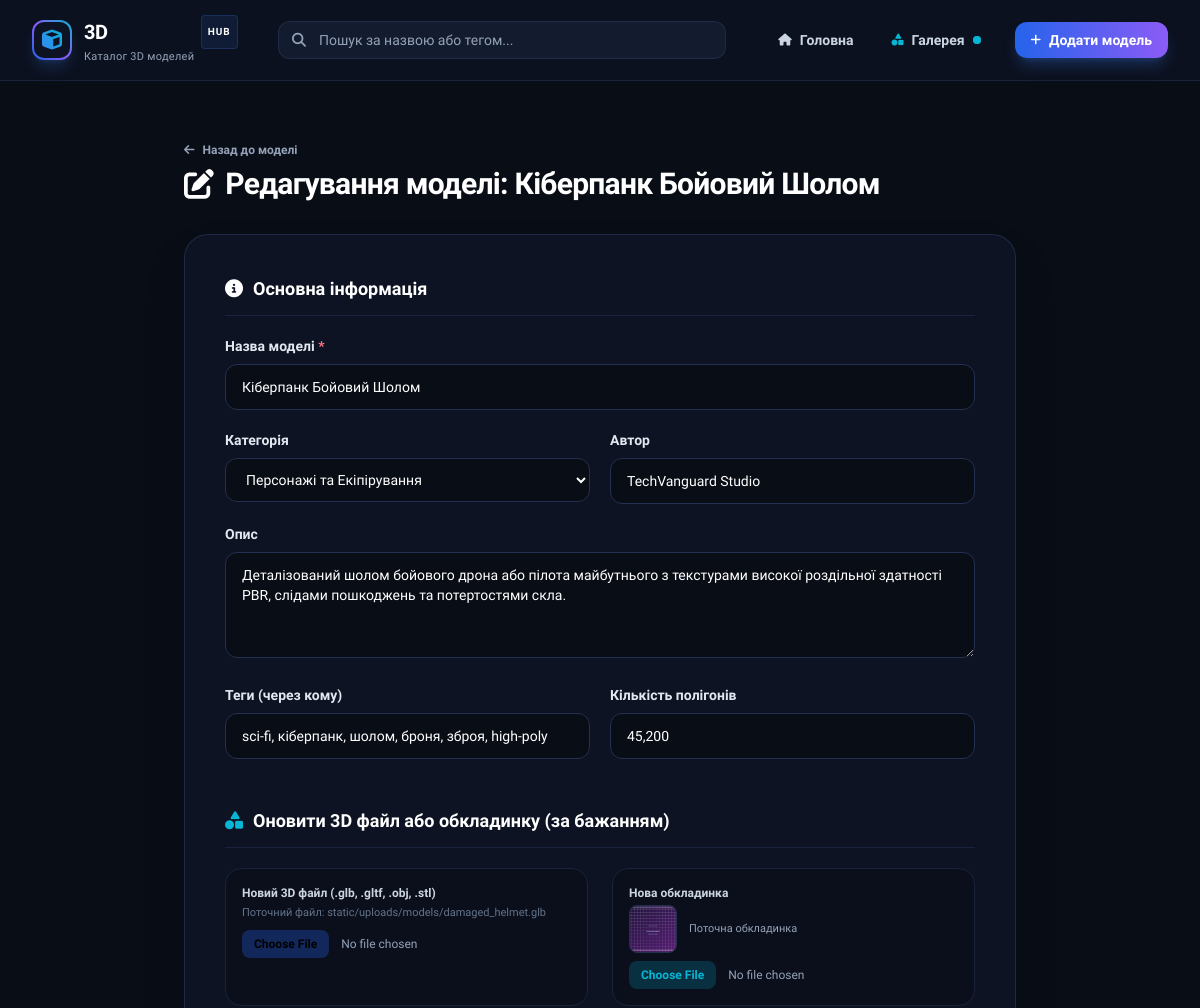
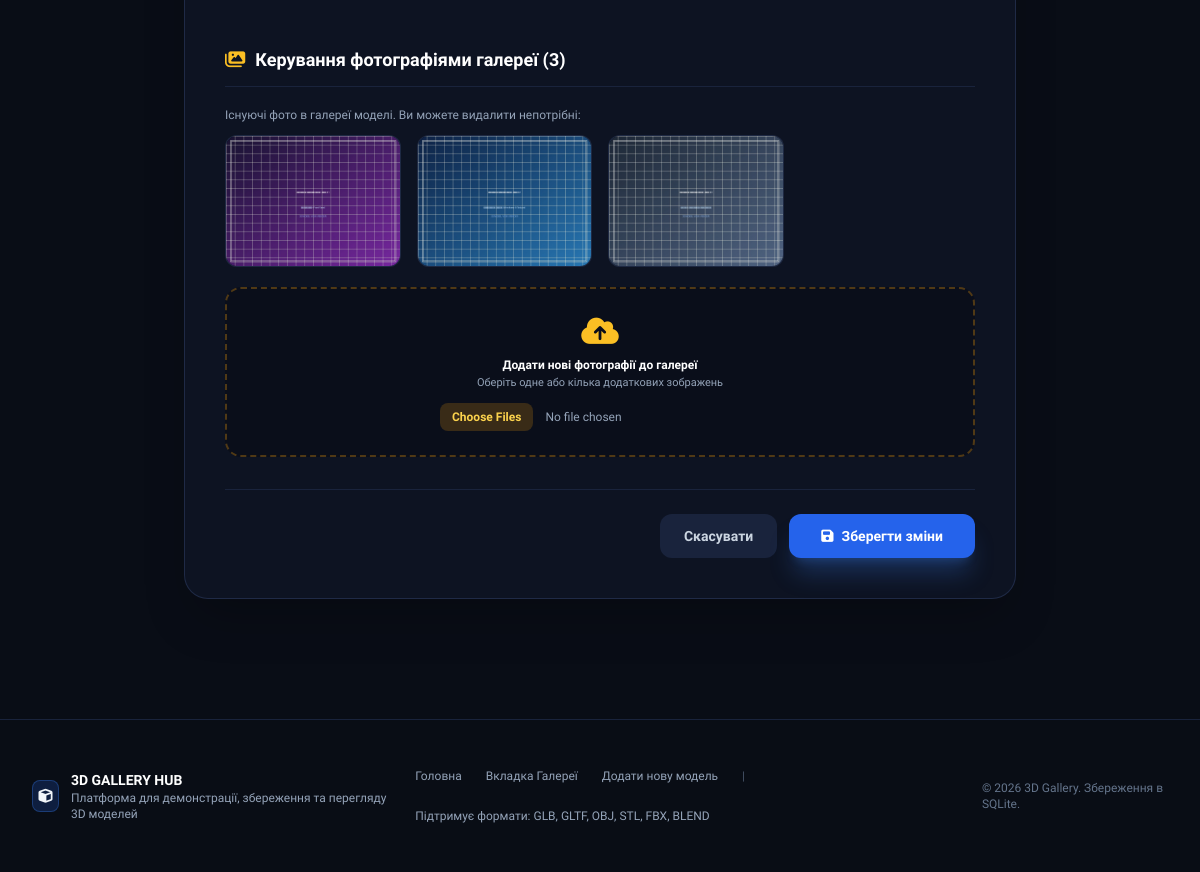
The page /model/1/edit on the database its author committed (2 pictures, top to bottom).
### tables this page shows
CREATE TABLE models (
            id INTEGER PRIMARY KEY AUTOINCREMENT,
            title TEXT NOT NULL,
            description TEXT,
            category TEXT DEFAULT 'Загальне',
            tags TEXT,
            thumbnail TEXT,
            model_file TEXT,
            file_format TEXT,
            file_size INTEGER DEFAULT 0,
            poly_count TEXT,
            author TEXT DEFAULT 'Автор',
            views INTEGER DEFAULT 0,
            created_at TIMESTAMP DEFAULT CURRENT_TIMESTAMP,
            updated_at TIMESTAMP DEFAULT CURRENT_TIMESTAMP
        );

### app.py (the view, shortened to what this page needs)
@app.route('/model/<int:model_id>/edit', methods=['GET', 'POST'])
def edit_model(model_id):
    model = database.get_model_by_id(model_id)
    if not model:
        flash('Модель не знайдено', 'danger')
        return redirect(url_for('gallery'))
    photos = database.get_model_photos(model_id)
    return render_template('edit_model.html', model=model, photos=photos)

### app.py (called while the page is built)
@app.context_processor
def inject_global_data():
    categories = [
        'Всі',
        'Персонажі та Екіпірування',
        'Предмети та Реквізит',
        'Іграшки та Сувеніри',
        'Електроніка та Аудіо',
        'Архітектура та Інтер\'єр',
        'Транспорт та Техніка',
        'Природа та Їжа',
        'Зброя та Мілітарі',
        'Інше'
    ]
    return {
        'all_categories': categories,
        'current_year': datetime.now().year
    }

### database.py (called while the page is built)
def get_db_connection():
    conn = sqlite3.connect(DB_PATH)
    conn.row_factory = sqlite3.Row
    conn.execute("PRAGMA foreign_keys = ON")
    conn.create_function("lower", 1, lambda s: str(s).lower() if s is not None else "")
    return conn

def get_model_by_id(model_id):
    conn = get_db_connection()
    model = conn.execute('SELECT * FROM models WHERE id = ?', (model_id,)).fetchone()
    conn.close()
    return model

def get_model_photos(model_id):
    conn = get_db_connection()
    photos = conn.execute('SELECT * FROM model_photos WHERE model_id = ? ORDER BY id ASC', (model_id,)).fetchall()
    conn.close()
    return photos

### templates/edit_model.html (shortened to what this page needs)
{% extends 'base.html' %}
{% block content %}
<div class="max-w-4xl mx-auto px-4 sm:px-6 lg:px-8 py-10">
    <div class="mb-8 flex items-center justify-between">
        <div>
            <a href="{{ url_for('model_detail', model_id=model.id) }}" class="inline-flex items-center gap-2 text-xs font-semibold text-slate-400 hover:text-white mb-2 transition-colors">
                <i class="fa-solid fa-arrow-left"></i> Назад до моделі
            </a>
            <h1 class="text-3xl font-extrabold text-white tracking-tight flex items-center gap-3">
                <i class="fa-solid fa-pen-to-square text-brand-400"></i>
                Редагування моделі: {{ model.title }}
            </h1>
        </div>
    </div>
    <form action="{{ url_for('edit_model', model_id=model.id) }}" method="POST" enctype="multipart/form-data" class="space-y-8 bg-dark-900 border border-dark-700/80 rounded-3xl p-6 sm:p-10 shadow-2xl">
        <div class="space-y-5">
            <h2 class="text-lg font-bold text-white flex items-center gap-2.5 pb-3 border-b border-dark-800">
                <i class="fa-solid fa-circle-info text-brand-400"></i>
                <span>Основна інформація</span>
            </h2>
            <div>
                <label for="title" class="block text-sm font-semibold text-slate-200 mb-2">
                    Назва моделі <span class="text-rose-400">*</span>
                </label>
                <input
                    type="text"
                    id="title"
                    name="title"
                    required
                    value="{{ model.title }}"
                    class="w-full px-4 py-3 bg-dark-950 border border-dark-700 rounded-xl text-sm text-white focus:outline-none focus:border-brand-500 focus:ring-2 focus:ring-brand-500/20"
                >
            </div>
            <div class="grid grid-cols-1 sm:grid-cols-2 gap-5">
                <div>
                    <label for="category" class="block text-sm font-semibold text-slate-200 mb-2">
                        Категорія
                    </label>
                    <select
                        id="category"
                        name="category"
                        class="w-full px-4 py-3 bg-dark-950 border border-dark-700 rounded-xl text-sm text-white focus:outline-none focus:border-brand-500 cursor-pointer"
                    >
                        {% for cat in all_categories %}
                            {% if cat != 'Всі' %}
                            <option value="{{ cat }}" {% if model.category == cat %}selected{% endif %}>{{ cat }}</option>
                            {% endif %}
                        {% endfor %}
                    </select>
                </div>
                <div>
                    <label for="author" class="block text-sm font-semibold text-slate-200 mb-2">
                        Автор
                    </label>
                    <input
                        type="text"
                        id="author"
                        name="author"
                        value="{{ model.author }}"
                        class="w-full px-4 py-3 bg-dark-950 border border-dark-700 rounded-xl text-sm text-white focus:outline-none focus:border-brand-500 focus:ring-2 focus:ring-brand-500/20"
                    >
                </div>
            </div>
            <div>
                <label for="description" class="block text-sm font-semibold text-slate-200 mb-2">
                    Опис
                </label>
                <textarea
                    id="description"
                    name="description"
                    rows="4"
                    class="w-full px-4 py-3 bg-dark-950 border border-dark-700 rounded-xl text-sm text-white focus:outline-none focus:border-brand-500 focus:ring-2 focus:ring-brand-500/20 resize-y"
                >{{ model.description }}</textarea>
            </div>
            <div class="grid grid-cols-1 sm:grid-cols-2 gap-5">
                <div>
                    <label for="tags" class="block text-sm font-semibold text-slate-200 mb-2">
                        Теги (через кому)
                    </label>
                    <input
                        type="text"
                        id="tags"
                        name="tags"
                        value="{{ model.tags }}"
                        class="w-full px-4 py-3 bg-dark-950 border border-dark-700 rounded-xl text-sm text-white focus:outline-none focus:border-brand-500 focus:ring-2 focus:ring-brand-500/20"
                    >
                </div>
                <div>
                    <label for="poly_count" class="block text-sm font-semibold text-slate-200 mb-2">
                        Кількість полігонів
                    </label>
                    <input
                        type="text"
                        id="poly_count"
                        name="poly_count"
                        value="{{ model.poly_count }}"
                        class="w-full px-4 py-3 bg-dark-950 border border-dark-700 rounded-xl text-sm text-white focus:outline-none focus:border-brand-500 focus:ring-2 focus:ring-brand-500/20"
                    >
                </div>
            </div>
        </div>
        <div class="space-y-5 pt-4">
            <h2 class="text-lg font-bold text-white flex items-center gap-2.5 pb-3 border-b border-dark-800">
                <i class="fa-solid fa-shapes text-accent-cyan"></i>
                <span>Оновити 3D файл або обкладинку (за бажанням)</span>
            </h2>
            <div class="grid grid-cols-1 sm:grid-cols-2 gap-6">
                <div class="bg-dark-950/60 p-4 rounded-2xl border border-dark-800">
                    <label class="block text-xs font-semibold text-slate-300 mb-1">
                        Новий 3D файл (.glb, .gltf, .obj, .stl)
                    </label>
                    <p class="text-[11px] text-slate-500 mb-2">Поточний файл: {{ model.model_file or 'Відсутній' }}</p>
                    <input
                        type="file"
                        name="model_file"
                        accept=".glb,.gltf,.obj,.stl,.fbx,.blend,.zip"
                        class="block w-full text-xs text-slate-400 file:mr-3 file:py-1.5 file:px-3 file:rounded-lg file:border-0 file:text-xs file:font-semibold file:bg-brand-600/30 file:text-brand-300 hover:file:bg-brand-600/50 cursor-pointer"
                    >
                </div>
                <div class="bg-dark-950/60 p-4 rounded-2xl border border-dark-800">
                    <label class="block text-xs font-semibold text-slate-300 mb-1">
                        Нова обкладинка
                    </label>
                    {% if model.thumbnail %}
                    <div class="flex items-center gap-3 mb-2">
                        <img src="{{ url_for('static', filename=model.thumbnail.replace('static/', '')) }}" class="w-12 h-12 object-cover rounded-lg border border-dark-700">
                        <span class="text-[11px] text-slate-400">Поточна обкладинка</span>
                    </div>
                    {% endif %}
                    <input
                        type="file"
                        name="thumbnail"
                        accept="image/*"
                        class="block w-full text-xs text-slate-400 file:mr-3 file:py-1.5 file:px-3 file:rounded-lg file:border-0 file:text-xs file:font-semibold file:bg-accent-cyan/20 file:text-accent-cyan hover:file:bg-accent-cyan/30 cursor-pointer"
                    >
                </div>
            </div>
        </div>
        <div id="gallery-section" class="space-y-5 pt-4">
            <h2 class="text-lg font-bold text-white flex items-center justify-between pb-3 border-b border-dark-800">
                <span class="flex items-center gap-2.5">
                    <i class="fa-solid fa-images text-amber-400"></i>
                    <span>Керування фотографіями галереї ({{ photos|length }})</span>
                </span>
            </h2>
            {% if photos %}
            <div>
                <p class="text-xs text-slate-400 mb-3">Існуючі фото в галереї моделі. Ви можете видалити непотрібні:</p>
                <div class="grid grid-cols-2 sm:grid-cols-3 md:grid-cols-4 gap-4">
                    {% for p in photos %}
                    <div class="relative group rounded-xl overflow-hidden bg-dark-950 border border-dark-700/80 aspect-[4/3]" id="photo-card-{{ p.id }}">
                    </div>
                    {% endfor %}
                </div>
            </div>
            {% endif %}
            <div class="border-2 border-dashed border-amber-500/30 hover:border-amber-500/60 rounded-2xl p-6 text-center bg-dark-950/60 transition-all mt-4">
                <i class="fa-solid fa-cloud-arrow-up text-3xl text-amber-400 mb-2"></i>
                <h3 class="text-xs font-bold text-white">Додати нові фотографії до галереї</h3>
                <p class="text-[11px] text-slate-400 mt-0.5">Оберіть одне або кілька додаткових зображень</p>
                <input
                    type="file"
                    name="gallery_photos"
                    id="edit_gallery_photos"
                    multiple
                    accept="image/*"
                    onchange="previewGalleryPhotos(this)"
                    class="mt-3 block w-full max-w-xs mx-auto text-xs text-slate-400 file:mr-3 file:py-1.5 file:px-3 file:rounded-lg file:border-0 file:text-xs file:font-semibold file:bg-amber-500/20 file:text-amber-300 hover:file:bg-amber-500/30 cursor-pointer"
                >
            </div>
        </div>
        <div class="pt-6 border-t border-dark-800 flex items-center justify-end gap-3">
            <a href="{{ url_for('model_detail', model_id=model.id) }}" class="px-6 py-3 rounded-xl bg-dark-800 hover:bg-dark-700 text-slate-300 text-sm font-semibold transition-colors">
                Скасувати
            </a>
            <button
                type="submit"
                class="px-8 py-3 rounded-xl bg-brand-600 hover:bg-brand-500 text-white font-bold text-sm shadow-xl shadow-brand-500/25 transition-all hover:scale-[1.02] flex items-center gap-2"
            >
                <i class="fa-solid fa-floppy-disk"></i>
                <span>Зберегти зміни</span>
            </button>
        </div>
    </form>
</div>
{% endblock %}

### rows shown on the page
models: title "Кіберпанк Бойовий Шолом", category "Персонажі та Екіпірування", author "TechVanguard Studio", description "Деталізований шолом бойового дрона або пілота майбутнього з текстурами високої роздільної здатності PBR, слідами пошкоджень та потертостями скла.", tags "sci-fi, кіберпанк, шолом, броня, зброя, high-poly", poly_count "45,200", model_file "static/uploads/models/damaged_helmet.glb", thumbnail (picture)

### other values the page prints
{{ photos|length }} "3"
